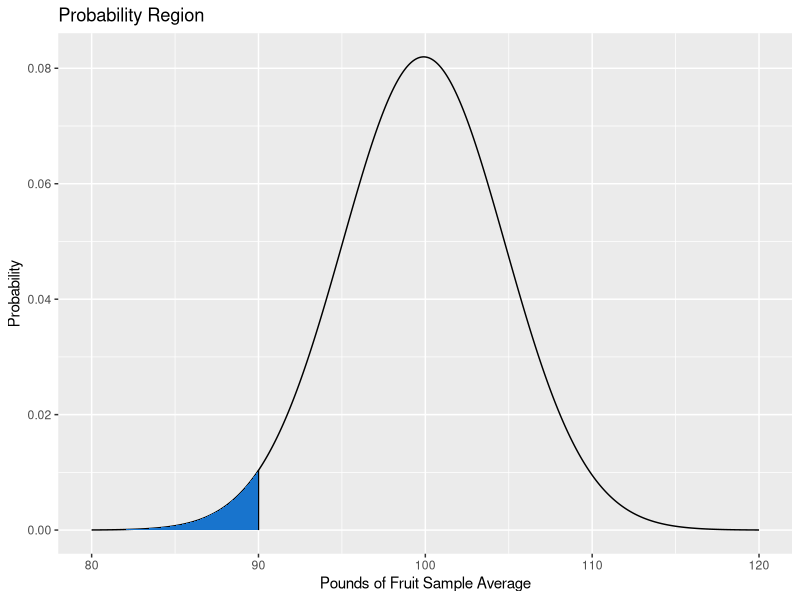
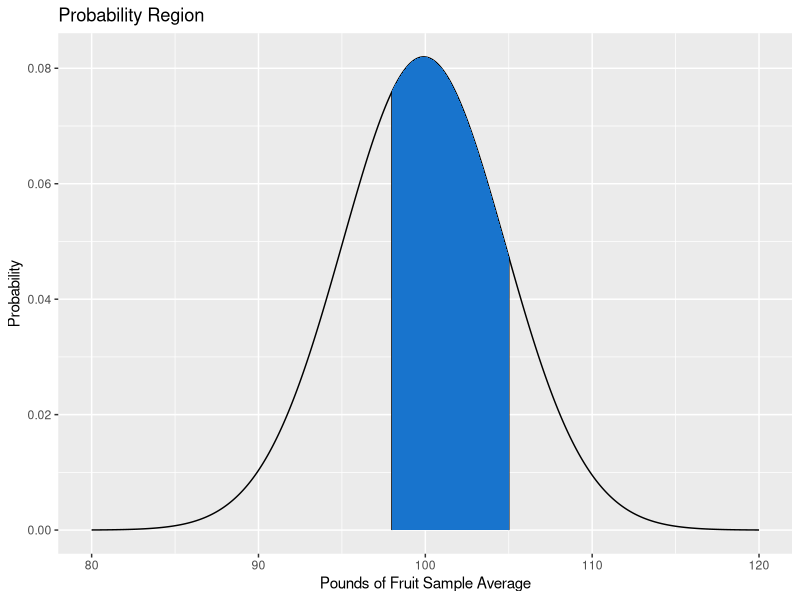
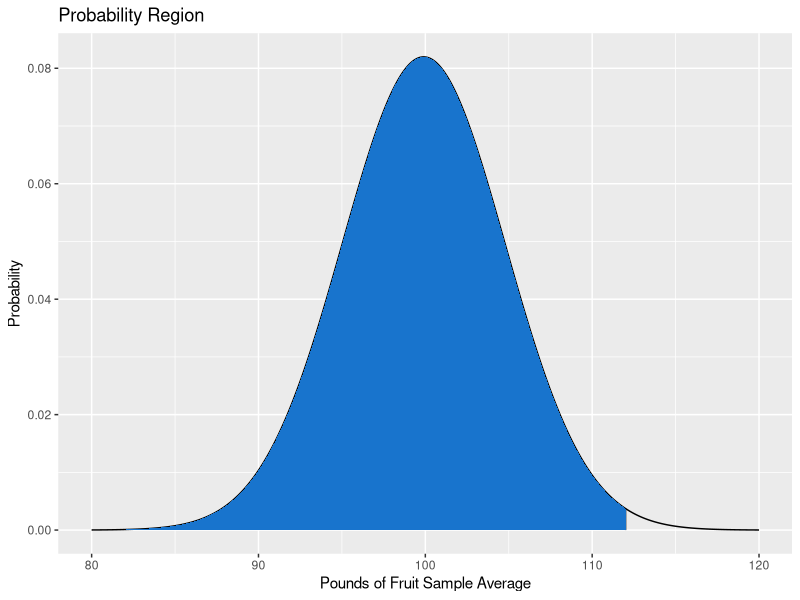
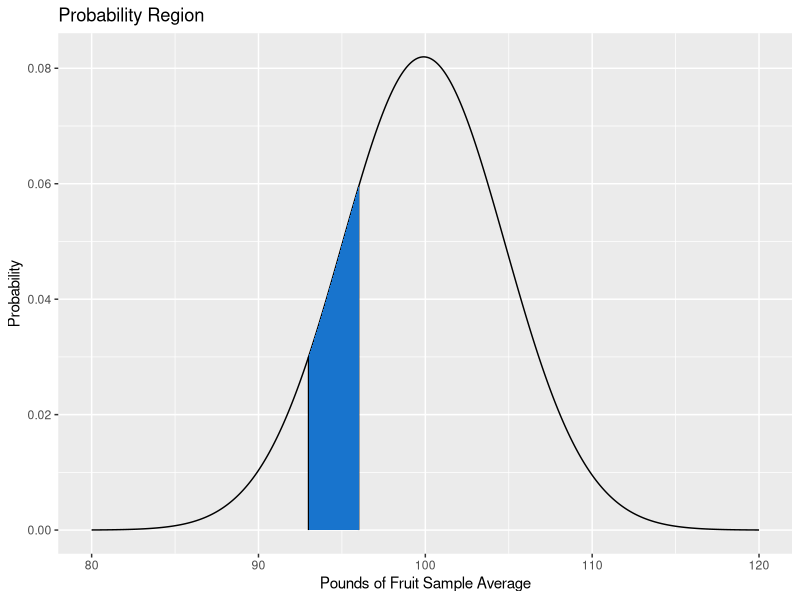

Write R code to recreate these figures, in order.
## ---- chunk 1
knitr::opts_chunk$set(echo = TRUE)
## ---- chunk 2
library(ggplot2)

# Adjust my output to avoid scientific notation
options(scipen=999)
## ---- chunk 3
# Create x-space for plotting
x <- seq(80, 120, 0.001)   
# Apply pdf to each value in the x-space
df<-data.frame(x=x, y=dnorm(x, 99.9, 30/sqrt(38)))
# Create the boundary for the shaded region
region <- rbind(c(80, 0), subset(df, x<90), c(90, 0))

qplot(x=df$x, y=df$y, geom="line") +
  geom_segment(aes(x=90, y=0, xend=90, yend=dnorm(90, 99.9, 30/sqrt(38)))) +
  geom_polygon(data=region, aes(x, y), fill="dodgerblue3") +
  ggtitle("Probability Region") +
  xlab("Pounds of Fruit Sample Average") +
  ylab("Probability")
## ---- chunk 4
# Create the boundary for the shaded region
region <- rbind(c(98, 0), subset(df, x>98 & x<105), c(105, 0))

qplot(x=df$x, y=df$y, geom="line") +
  geom_segment(aes(x=98, y=0, xend=98, yend=dnorm(98, 99.9, 30/sqrt(38)))) +
  geom_segment(aes(x=105, y=0, xend=105, yend=dnorm(105, 99.9, 30/sqrt(38)))) +
  geom_polygon(data=region, aes(x, y), fill="dodgerblue3") +
  ggtitle("Probability Region") +
  xlab("Pounds of Fruit Sample Average") +
  ylab("Probability")
## ---- chunk 5
# Create the boundary for the shaded region
region <- rbind(c(80, 0), subset(df, x<112), c(112, 0))

qplot(x=df$x, y=df$y, geom="line") +
  geom_segment(aes(x=112, y=0, xend=112, yend=dnorm(112, 99.9, 30/sqrt(38)))) +
  geom_polygon(data=region, aes(x, y), fill="dodgerblue3") +
  ggtitle("Probability Region") +
  xlab("Pounds of Fruit Sample Average") +
  ylab("Probability")
## ---- chunk 6
# Create the boundary for the shaded region
region <- rbind(c(93, 0), subset(df, x>93 & x<96), c(96, 0))

qplot(x=df$x, y=df$y, geom="line") +
  geom_segment(aes(x=93, y=0, xend=93, yend=dnorm(93, 99.9, 30/sqrt(38)))) +
  geom_segment(aes(x=96, y=0, xend=96, yend=dnorm(96, 99.9, 30/sqrt(38)))) +
  geom_polygon(data=region, aes(x, y), fill="dodgerblue3") +
  ggtitle("Probability Region") +
  xlab("Pounds of Fruit Sample Average") +
  ylab("Probability")
